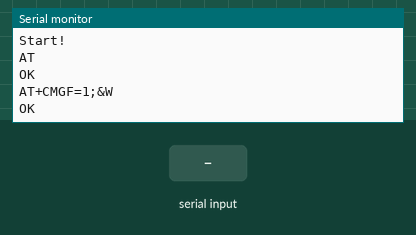
The sketch below on a simulated Arduino Uno, built with avr-gcc and run on an emulated ATmega328P. Parts: the last lines printed to the serial monitor. Inputs (shaded band) come from the test bench. The modem accepts every AT command (registered, SIM ready, sends succeed) and sends nothing else.

Above: at 3.2 s.
3.3 s: "+CMTI:" received over the second serial link
At 5.7 s:
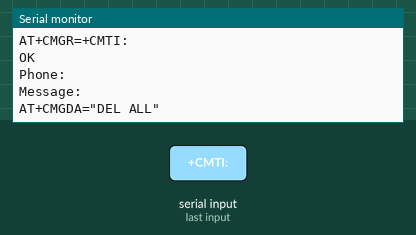
5.8 s: "+CMGR: " received over the second serial link
At 7.9 s:
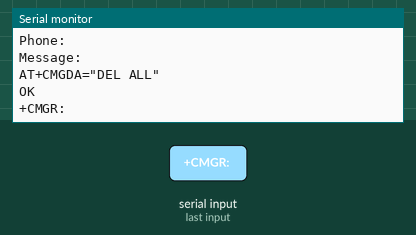
8.3 s: "1" received over the second serial link
At 9.6 s:
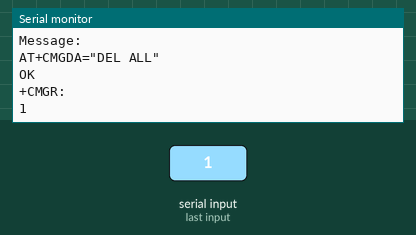
10.8 s: "+CMGR: " received over the second serial link
At 12.7 s:
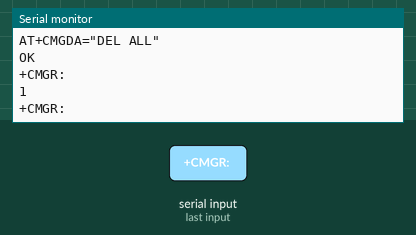

The sketch:

sim_sms.ino
```cpp
#include <SoftwareSerial.h>                     // Библиотека програмной реализации обмена по UART-протоколу
SoftwareSerial SIM800(10, 11);                    // RX, TX

String _response = "";                          // Переменная для хранения ответа модуля
void setup() {
  Serial.begin(9600);                           // Скорость обмена данными с компьютером
  SIM800.begin(9600);                           // Скорость обмена данными с модемом
  Serial.println("Start!");

  sendATCommand("AT", true);                    // Отправили AT для настройки скорости обмена данными

  // Команды настройки модема при каждом запуске
  //_response = sendATCommand("AT+CLIP=1", true);  // Включаем АОН
  //_response = sendATCommand("AT+DDET=1", true);  // Включаем DTMF
  _response = sendATCommand("AT+CMGF=1;&W", true); // Включаем текстовый режима SMS (Text mode) и сразу сохраняем значение (AT&W)!

}

String sendATCommand(String cmd, bool waiting) {
  String _resp = "";                            // Переменная для хранения результата
  Serial.println(cmd);                          // Дублируем команду в монитор порта
  SIM800.println(cmd);                          // Отправляем команду модулю
  if (waiting) {                                // Если необходимо дождаться ответа...
    _resp = waitResponse();                     // ... ждем, когда будет передан ответ
    // Если Echo Mode выключен (ATE0), то эти 3 строки можно закомментировать
    if (_resp.startsWith(cmd)) {                // Убираем из ответа дублирующуюся команду
      _resp = _resp.substring(_resp.indexOf("\r", cmd.length()) + 2);
    }
    Serial.println(_resp);                      // Дублируем ответ в монитор порта
  }
  return _resp;                                 // Возвращаем результат. Пусто, если проблема
}

String waitResponse() {                         // Функция ожидания ответа и возврата полученного результата
  String _resp = "";                            // Переменная для хранения результата
  long _timeout = millis() + 10000;             // Переменная для отслеживания таймаута (10 секунд)
  while (!SIM800.available() && millis() < _timeout)  {}; // Ждем ответа 10 секунд, если пришел ответ или наступил таймаут, то...
  if (SIM800.available()) {                     // Если есть, что считывать...
    _resp = SIM800.readString();                // ... считываем и запоминаем
  }
  else {                                        // Если пришел таймаут, то...
    Serial.println("Timeout...");               // ... оповещаем об этом и...
  }
  return _resp;                                 // ... возвращаем результат. Пусто, если проблема
}

void loop() {
  if (SIM800.available())   {                   // Если модем, что-то отправил...
    _response = waitResponse();                 // Получаем ответ от модема для анализа
    _response.trim();                           // Убираем лишние пробелы в начале и конце
    Serial.println(_response);                  // Если нужно выводим в монитор порта
    //....
    if (_response.startsWith("+CMTI:")) {       // Пришло сообщение об отправке SMS
      int index = _response.lastIndexOf(",");   // Находим последнюю запятую, перед индексом
      String result = _response.substring(index + 1, _response.length()); // Получаем индекс
      result.trim();                            // Убираем пробельные символы в начале/конце
      _response=sendATCommand("AT+CMGR="+result, true); // Получить содержимое SMS
      parseSMS(_response);                      // Распарсить SMS на элементы
      sendATCommand("AT+CMGDA=\"DEL ALL\"", true); // Удалить все сообщения, чтобы не забивали память модуля
    }
  }
  if (Serial.available())  {                    // Ожидаем команды по Serial...
    SIM800.write(Serial.read());                // ...и отправляем полученную команду модему
  };
}


void parseSMS(String msg) {
  String msgheader  = "";
  String msgbody    = "";
  String msgphone    = "";

  msg = msg.substring(msg.indexOf("+CMGR: "));
  msgheader = msg.substring(0, msg.indexOf("\r"));

  msgbody = msg.substring(msgheader.length() + 2);
  msgbody = msgbody.substring(0, msgbody.lastIndexOf("OK"));
  msgbody.trim();

  int firstIndex = msgheader.indexOf("\",\"") + 3;
  int secondIndex = msgheader.indexOf("\",\"", firstIndex);
  msgphone = msgheader.substring(firstIndex, secondIndex);

  Serial.println("Phone: "+msgphone);
  Serial.println("Message: "+msgbody);

  // Далее пишем логику обработки SMS-команд.
  // Здесь также можно реализовывать проверку по номеру телефона
  // И если номер некорректный, то просто удалить сообщение.
}


void sendSMS(String phone, String message)
{
  sendATCommand("AT+CMGS=\"" + phone + "\"", true);             // Переходим в режим ввода текстового сообщения
  sendATCommand(message + "\r\n" + (String)((char)26), true);   // После текста отправляем перенос строки и Ctrl+Z
}
```

Measured:
- after the input at 3.3 s, the serial monitor: prints a new line after 1.0 s (image 1)
- after the input at 5.8 s, the serial monitor: prints a new line after 1.0 s (image 2)
- after the input at 8.3 s, the serial monitor: prints a new line after 1.0 s (image 3)
- after the input at 10.8 s, the serial monitor: prints a new line after 1.0 s (image 4)
